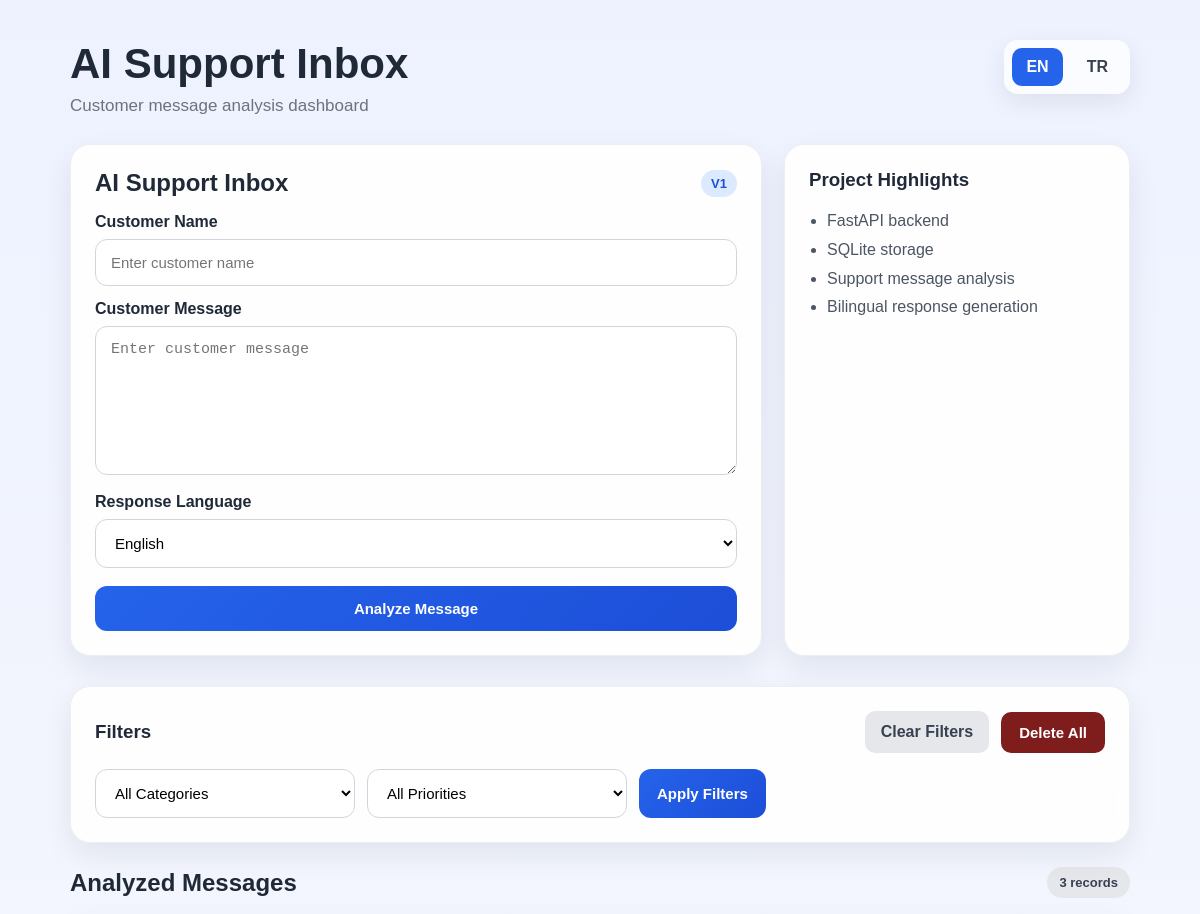
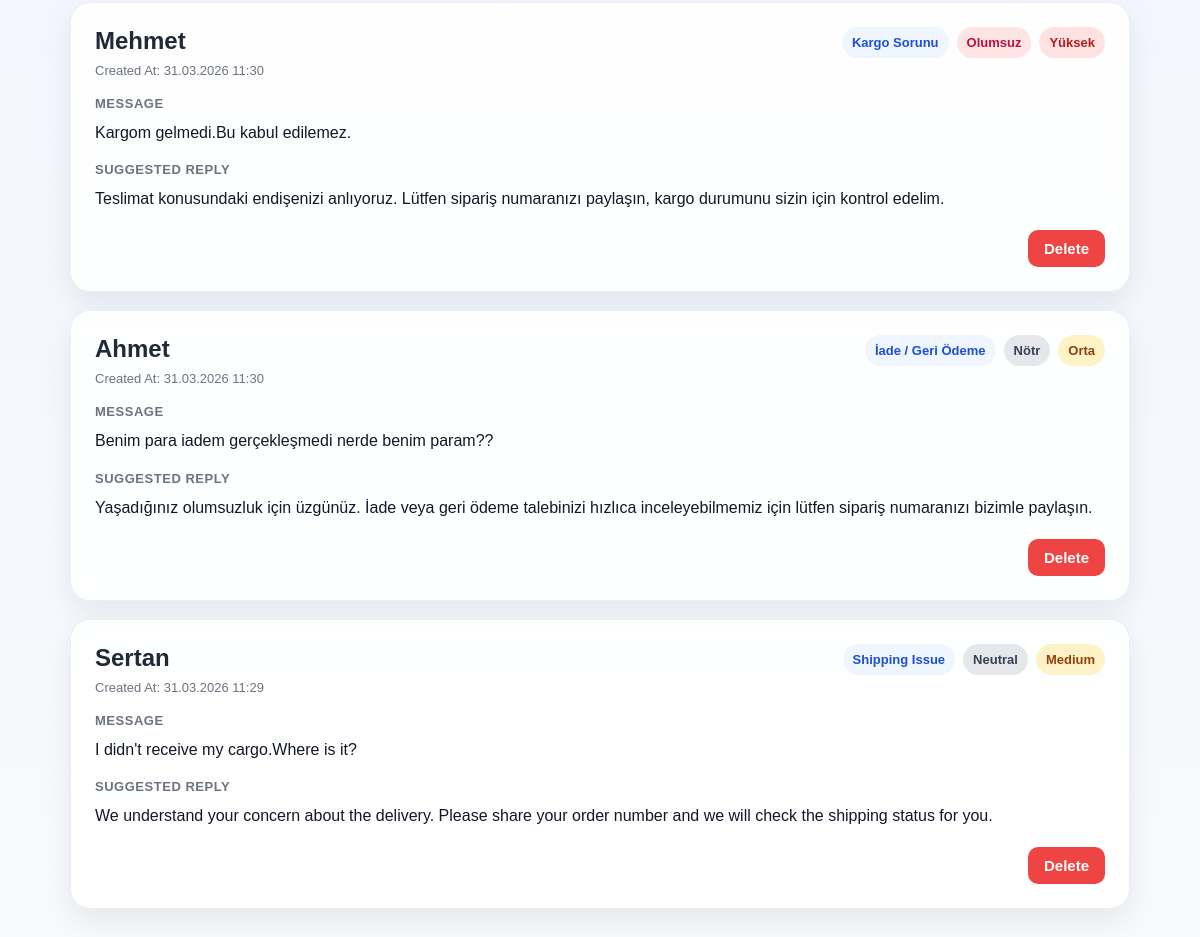
The page / on the database its author committed (2 pictures, top to bottom).
### app/models.py (models this page shows)
class SupportMessage(Base):
    __tablename__ = "support_messages"
    id = Column(Integer, primary_key=True, index=True)
    customer_name = Column(String, nullable=False)
    message = Column(Text, nullable=False)
    category = Column(String, nullable=False)
    sentiment = Column(String, nullable=False)
    priority = Column(String, nullable=False)
    suggested_reply = Column(Text, nullable=False)
    created_at = Column(DateTime, default=lambda: datetime.now(timezone.utc))

### app/main.py (the view)
@app.get("/", response_class=HTMLResponse)
def home(
    request: Request,
    db: Session = Depends(get_db),
    lang: str = "en",
    category_filter: str = "",
    priority_filter: str = "",
    success: str = ""
):
    messages = db.query(SupportMessage).order_by(SupportMessage.id.desc()).all()
    selected_ui = ui_text.get(lang, ui_text["en"])
    all_categories = sorted(list(set(msg.category for msg in messages)))
    all_priorities = sorted(list(set(msg.priority for msg in messages)))
    enriched_messages = []
    for item in messages:
        enriched_item = {
            "id": item.id,
            "customer_name": item.customer_name,
            "message": item.message,
            "category": item.category,
            "sentiment": item.sentiment,
            "priority": item.priority,
            "suggested_reply": item.suggested_reply,
            "created_at": item.created_at.strftime("%d.%m.%Y %H:%M") if item.created_at else "-",
            "priority_class": get_priority_class(item.priority),
            "sentiment_class": get_sentiment_class(item.sentiment),
        }
        enriched_messages.append(enriched_item)
    if category_filter:
        enriched_messages = [
            item for item in enriched_messages
            if item["category"] == category_filter
        ]
    if priority_filter:
        enriched_messages = [
            item for item in enriched_messages
            if item["priority"] == priority_filter
        ]
    return templates.TemplateResponse(
        request=request,
        name="index.html",
        context={
            "messages": enriched_messages,
            "ui": selected_ui,
            "lang": lang,
            "category_filter": category_filter,
            "priority_filter": priority_filter,
            "all_categories": all_categories,
            "all_priorities": all_priorities,
            "success": success,
        }
    )

### templates/index.html (shortened to what this page needs)
<!DOCTYPE html>
<html lang="{{ lang }}">
<head>
    <link rel="stylesheet" href="/static/style.css">
</head>
<body>
    <div class="page-shell">
        <div class="top-bar">
            <div>
                <h1>{{ ui.title }}</h1>
                <p class="subtitle">{{ ui.subtitle }}</p>
            </div>
            <div class="lang-switch">
                <a href="/?lang=en" class="{% if lang == 'en' %}active{% endif %}">EN</a>
                <a href="/?lang=tr" class="{% if lang == 'tr' %}active{% endif %}">TR</a>
            </div>
        </div>
        <div class="grid-layout">
            <div class="form-card">
                <div class="card-header">
                    <h2>{{ ui.title }}</h2>
                    <span class="badge">V1</span>
                </div>
                <form action="/analyze" method="post">
                    <label>{{ ui.customer_name }}</label>
                    <input type="text" name="customer_name" placeholder="{{ ui.customer_name_placeholder }}" required>
                    <label>{{ ui.customer_message }}</label>
                    <textarea name="message" rows="7" placeholder="{{ ui.customer_message_placeholder }}" required></textarea>
                    <label>{{ ui.language }}</label>
                    <select name="language" required>
                        <option value="en" {% if lang == 'en' %}selected{% endif %}>English</option>
                    </select>
                    <button type="submit">{{ ui.analyze_button }}</button>
                </form>
            </div>
            <div class="info-card">
                <h3>Project Highlights</h3>
                <ul>
                    <li>FastAPI backend</li>
                    <li>SQLite storage</li>
                    <li>Support message analysis</li>
                    <li>Bilingual response generation</li>
                </ul>
            </div>
        </div>
        <div class="filter-bar">
            <div class="filter-header">
                <h3>{{ ui.filters }}</h3>
                <div class="filter-actions">
                    <a href="/?lang={{ lang }}" class="clear-filters-link">{{ ui.clear_filters }}</a>
                    <form action="/delete-all?lang={{ lang }}" method="post">
                        <button type="submit" class="delete-all-button">{{ ui.delete_all }}</button>
                    </form>
                </div>
            </div>
            <form action="/" method="get" class="filters-form">
                <select name="category_filter">
                    <option value="">{{ ui.all_categories }}</option>
                </select>
                <select name="priority_filter">
                    <option value="">{{ ui.all_priorities }}</option>
                </select>
                <button type="submit" class="filter-button">Apply Filters</button>
            </form>
        </div>
        <div class="messages-section">
            <div class="section-header">
                <h2>{{ ui.analyzed_messages }}</h2>
                <span class="message-count">
                    {{ messages|length }} {{ ui.records }}
                </span>
            </div>
            {% if messages %}
                {% for item in messages %}
                <div class="message-card">
                    <div class="message-top">
                        <div>
                            <h3>{{ item.customer_name }}</h3>
                            <p class="created-at">{{ ui.created_at }}: {{ item.created_at }}</p>
                        </div>
                        <div class="meta-badges">
                            <span class="meta-pill category-pill">{{ item.category }}</span>
                            <span class="meta-pill {{ item.sentiment_class }}">{{ item.sentiment }}</span>
                            <span class="meta-pill {{ item.priority_class }}">{{ item.priority }}</span>
                        </div>
                    </div>
                    <div class="message-block">
                        <span class="label">{{ ui.message }}</span>
                        <p>{{ item.message }}</p>
                    </div>
                    <div class="reply-block">
                        <span class="label">{{ ui.suggested_reply }}</span>
                        <p>{{ item.suggested_reply }}</p>
                    </div>
                    <div class="card-actions">
                        <form action="/delete/{{ item.id }}?lang={{ lang }}" method="post">
                            <button type="submit" class="delete-button">{{ ui.delete }}</button>
                        </form>
                    </div>
                </div>
                {% endfor %}
            {% else %}
                <div class="empty-state">
                    <p>{{ ui.no_messages }}</p>
                </div>
            {% endif %}
        </div>
    </div>
</body>
</html>

### static/style.css (style rules this page uses)
* { box-sizing: border-box; }
body { margin: 0; font-family: Arial, sans-serif; background: linear-gradient(180deg, #eef2ff 0%, #f8fafc 100%); color: #1f2937; }
.page-shell { max-width: 1100px; margin: 0 auto; padding: 40px 20px 60px; }
.top-bar { display: flex; justify-content: space-between; align-items: flex-start; gap: 20px; margin-bottom: 28px; }
h1 { margin: 0 0 8px; font-size: 42px; font-weight: 700; }
.subtitle { margin: 0; color: #6b7280; font-size: 17px; }
.lang-switch { display: flex; gap: 10px; background: rgba(255, 255, 255, 0.75); padding: 8px; border-radius: 14px; box-shadow: 0 8px 24px rgba(15, 23, 42, 0.08); }
.lang-switch a { text-decoration: none; color: #374151; padding: 10px 14px; border-radius: 10px; font-weight: 700; transition: 0.2s ease; }
.lang-switch a.active, .lang-switch a:hover { background: #2563eb; color: white; }
.grid-layout { display: grid; grid-template-columns: 2fr 1fr; gap: 22px; margin-bottom: 30px; }
.form-card, .info-card, .message-card, .empty-state, .filter-bar { background: rgba(255, 255, 255, 0.9); backdrop-filter: blur(8px); border-radius: 20px; padding: 24px; box-shadow: 0 12px 30px rgba(15, 23, 42, 0.08); border: 1px solid rgba(226, 232, 240, 0.7); }
.card-header { display: flex; justify-content: space-between; align-items: center; margin-bottom: 16px; }
.card-header h2, .info-card h3, .section-header h2, .filter-header h3 { margin: 0; }
.badge { background: #dbeafe; color: #1d4ed8; font-size: 13px; padding: 6px 10px; border-radius: 999px; font-weight: bold; }
label { display: block; margin-top: 14px; margin-bottom: 8px; font-weight: 700; }
input, textarea, select { width: 100%; padding: 14px 15px; border: 1px solid #d1d5db; border-radius: 12px; font-size: 15px; outline: none; background: #fff; }
button { margin-top: 18px; width: 100%; background: linear-gradient(135deg, #2563eb, #1d4ed8); color: white; border: none; padding: 14px 18px; border-radius: 12px; cursor: pointer; font-size: 15px; font-weight: 700; transition: transform 0.15s ease, box-shadow 0.15s ease; }
.info-card ul { padding-left: 18px; margin-bottom: 0; color: #4b5563; line-height: 1.8; }
.filter-bar { margin-bottom: 24px; }
.filter-header { display: flex; justify-content: space-between; align-items: center; gap: 16px; margin-bottom: 16px; }
.filter-actions { display: flex; align-items: center; gap: 12px; flex-wrap: wrap; }
.filters-form { display: flex; gap: 12px; flex-wrap: wrap; }
.filters-form select { max-width: 260px; }
.filter-button { width: auto; margin-top: 0; padding: 12px 18px; }
.clear-filters-link { text-decoration: none; background: #e5e7eb; color: #374151; padding: 12px 16px; border-radius: 10px; font-weight: 700; transition: 0.2s ease; }
.delete-all-button { width: auto; margin-top: 0; background: #7f1d1d; padding: 12px 18px; border-radius: 10px; }
.messages-section { margin-top: 10px; }
.section-header { display: flex; justify-content: space-between; align-items: center; margin-bottom: 18px; }
.message-count { background: #e5e7eb; color: #374151; padding: 8px 12px; border-radius: 999px; font-size: 13px; font-weight: 700; }
.message-card { margin-bottom: 18px; }
.message-top { display: flex; justify-content: space-between; align-items: flex-start; gap: 15px; margin-bottom: 16px; }
.message-top h3 { margin: 0; font-size: 24px; }
.created-at { margin: 8px 0 0; color: #6b7280; font-size: 13px; }
.meta-badges { display: flex; flex-wrap: wrap; gap: 8px; }
.meta-pill { padding: 8px 10px; border-radius: 999px; font-size: 13px; font-weight: 700; }
.category-pill { background: #eff6ff; color: #1d4ed8; }
.priority-high { background: #fee2e2; color: #b91c1c; }
.priority-medium { background: #fef3c7; color: #92400e; }
.sentiment-negative { background: #ffe4e6; color: #be123c; }
.sentiment-neutral { background: #e5e7eb; color: #374151; }
.label { display: inline-block; margin-bottom: 8px; font-size: 13px; font-weight: 700; color: #6b7280; text-transform: uppercase; letter-spacing: 0.04em; }
.message-block, .reply-block { margin-top: 14px; }
.message-block p, .reply-block p { margin: 0; line-height: 1.7; color: #111827; }
.card-actions { display: flex; justify-content: flex-end; margin-top: 18px; }
.delete-button { width: auto; margin-top: 0; background: #ef4444; padding: 10px 16px; border-radius: 10px; }

### rows shown on the page
SupportMessage: customer_name "Mehmet", created_at "Created At", created_at "31.03.2026 11:30", category "Kargo Sorunu", sentiment "Olumsuz", priority "Yüksek", message "MESSAGE", message "Kargom gelmedi.Bu kabul edilemez.", suggested_reply "SUGGESTED REPLY", suggested_reply "Teslimat konusundaki endişenizi anlıyoruz. Lütfen sipariş numaranızı paylaşın, kargo durumunu sizin için kontrol edelim.", delete "Delete"
SupportMessage: customer_name "Ahmet", created_at "Created At", created_at "31.03.2026 11:30", category "İade / Geri Ödeme", sentiment "Nötr", priority "Orta", message "MESSAGE", message "Benim para iadem gerçekleşmedi nerde benim param??", suggested_reply "SUGGESTED REPLY", suggested_reply "Yaşadığınız olumsuzluk için üzgünüz. İade veya geri ödeme talebinizi hızlıca inceleyebilmemiz için lütfen sipariş numaranızı bizimle paylaşın.", delete "Delete"
SupportMessage: customer_name "Sertan", created_at "Created At", created_at "31.03.2026 11:29", category "Shipping Issue", sentiment "Neutral", priority "Medium", message "MESSAGE", message "I didn't receive my cargo.Where is it?", suggested_reply "SUGGESTED REPLY", suggested_reply "We understand your concern about the delivery. Please share your order number and we will check the shipping status for you.", delete "Delete"

### other values the page prints
{{ ui.title }} "AI Support Inbox"
{{ ui.subtitle }} "Customer message analysis dashboard"
{{ ui.customer_name }} "Customer Name"
{{ ui.customer_message }} "Customer Message"
{{ ui.language }} "Response Language"
{{ ui.analyze_button }} "Analyze Message"
{{ ui.filters }} "Filters"
{{ ui.clear_filters }} "Clear Filters"
{{ ui.delete_all }} "Delete All"
{{ ui.analyzed_messages }} "Analyzed Messages"
{{ messages|length }} "3"
{{ ui.records }} "records"
form field category_filter "All Categories"
form field priority_filter "All Priorities"
